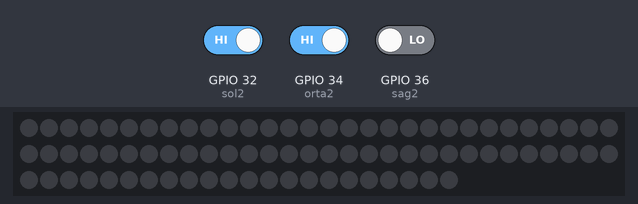
A sketch run on a simulated ESP32. Shown: 82 RGB LEDs in strip order, left to right, continuing on the next row. The inputs (shaded band) are chosen by the test bench; at power-on: GPIO 32 (sol2) HIGH, GPIO 34 (orta2) HIGH, GPIO 36 (sag2) LOW.

Above: at 1.2 s.
1.3 s: GPIO 32 (sol2) driven LOW
At 1.75 s:
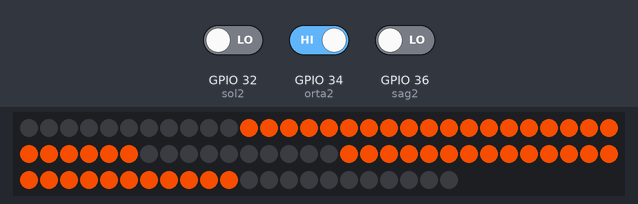
4.3 s: GPIO 34 (orta2) driven LOW
At 5.4 s:
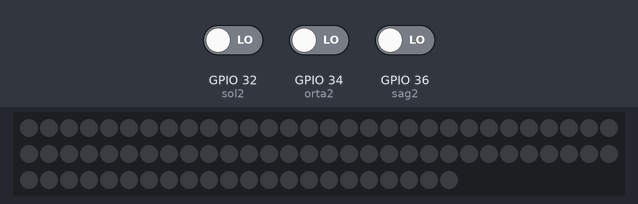
6.4 s: GPIO 36 (sag2) driven HIGH
At 6.85 s:
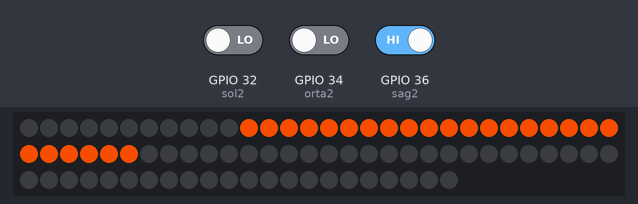
9.4 s: GPIO 36 (sag2) driven LOW
At 10.5 s:
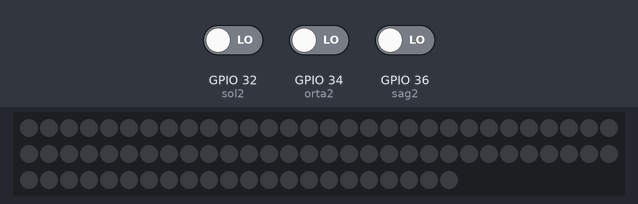
11.5 s: GPIO 32 (sol2) driven HIGH
At 11.95 s:
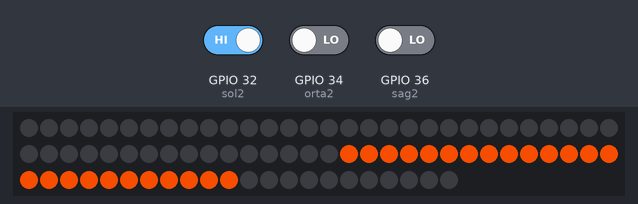
14.5 s: GPIO 34 (orta2) driven HIGH
At 15.6 s:
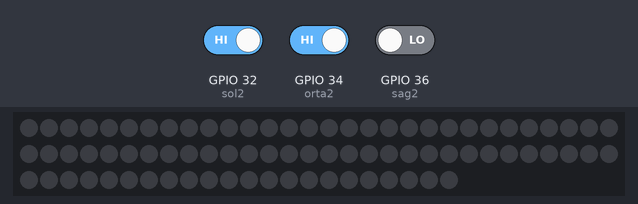
Timing chart, 0 to 17.5 s (numbered marks = the images above; inputs shaded):
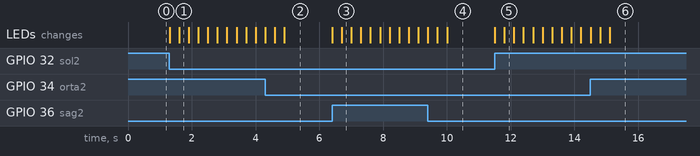

The sketch:

ledss_ws2812b.ino
```cpp
// LEDS \\

#include <FastLED.h>
#define NUM_LEDS 82
#define DATA_PIN 4
CRGB leds[NUM_LEDS];
//-------------------------
// Sensorler \\

#define sol2 32
#define orta2 34
#define sag2 36

void setup() {
  FastLED.addLeds<NEOPIXEL, DATA_PIN>(leds, NUM_LEDS);
  pinMode(sol2, INPUT);
  pinMode(orta2, INPUT);
  pinMode(sag2, INPUT);
}

void loop() {

  int sol = digitalRead(sol2);
  int orta = digitalRead(orta2);
  int sag = digitalRead(sag2);


  if (sol == 0 && orta == 0 && sag == 1) {

    for (int i = 35; i >= 0; i--) {
      leds[i] = CRGB(225,70,0);
      FastLED.show();
      delay(10);
    }

    for (int i = 0; i <= 35; i++) {
      leds[i] = CRGB::Black;
      FastLED.show();
      delay(10);
    }

      for (int i = 35; i >= 0; i--) {
      leds[i] = CRGB(225,70,0);
      FastLED.show();
      delay(10);
    }

    for (int i = 0; i <= 35; i++) {
      leds[i] = CRGB::Black;
      FastLED.show();
      delay(10);
    }

  }
  else if (sol == 1 && orta == 0 && sag == 0) {

for (int i = 35; i >= 0; i--) {
      leds[81 - i] = CRGB(225,70,0);
      FastLED.show();
      delay(10);
    }

    for (int i = 0; i <= 35; i++) {
      leds[81 - i] = CRGB::Black;
      FastLED.show();
      delay(10);
    }
   for (int i = 35; i >= 0; i--) {
      leds[81 - i] = CRGB(225,70,0);
      FastLED.show();
      delay(10);
    }

    for (int i = 0; i <= 35; i++) {
      leds[81 - i] = CRGB::Black;
      FastLED.show();
      delay(10);
    }
  }

  else if (sol == 0 && orta == 1 && sag == 0) {

for (int i = 35; i >= 0; i--) {
      leds[i] = CRGB(225,70,0);
      leds[81 - i] = CRGB(225,70,0);
      FastLED.show();
      delay(10);

    }


    for (int i = 0; i <= 35; i++) {
      leds[i] = CRGB::Black;
      leds[81 - i] = CRGB::Black;
      FastLED.show();
      delay(10);
    }


for (int i = 35; i >= 0; i--) {
      leds[i] = CRGB(225,70,0);
      leds[81 - i] = CRGB(225,70,0);
      FastLED.show();
      delay(10);

    }


    for (int i = 0; i <= 35; i++) {
      leds[i] = CRGB::Black;
      leds[81 - i] = CRGB::Black;
      FastLED.show();
      delay(10);
    }


    /*
      for(int i = 0; i < 36; i++){
       leds[i] = CRGB::Red;
       leds[81 - i] = CRGB::Red;
       FastLED.show();
       delay(50);
      }

      for(int i = 36; i > 0; i--){
       leds[i] = CRGB::Black;
       leds[81 - i] = CRGB::Black;
       FastLED.show();
       delay(50);

    */
  }


  /*
     leds[80] = CRGB::Red;
    leds[1] = CRGB::Red;
    FastLED.show();
    delay(500);

    leds[80] = CRGB::Black;
    leds[1] = CRGB::Black;
    FastLED.show();
    delay(500);

     leds[79] = CRGB::Red;
    leds[2] = CRGB::Red;
    FastLED.show();
    delay(500);

    leds[79] = CRGB::Black;
    leds[2] = CRGB::Black;
    FastLED.show();
    delay(500);

     leds[78] = CRGB::Red;
    leds[3] = CRGB::Red;
    FastLED.show();
    delay(500);

    leds[78] = CRGB::Black;
    leds[3] = CRGB::Black;
    FastLED.show();
    delay(500);

     leds[81] = CRGB::Red;
    leds[0] = CRGB::Red;
    FastLED.show();
    delay(500);

    leds[0] = CRGB::Black;
    leds[81] = CRGB::Black;
    FastLED.show();
    delay(500);*/
}
```

Measured:
- after the input at 1.3 s, the LEDs: first change at once (image 1 shows a later state)
- after the input at 4.3 s, the LEDs: first differ from a run without the input after 0.61 s (image 2)
- after the input at 6.4 s, the LEDs: first change at once (image 3 shows a later state)
- after the input at 9.4 s, the LEDs: first differ from a run without the input after 0.61 s (image 4)
- after the input at 11.5 s, the LEDs: first change at once (image 5 shows a later state)
- after the input at 14.5 s, the LEDs: first differ from a run without the input after 0.61 s (image 6)
